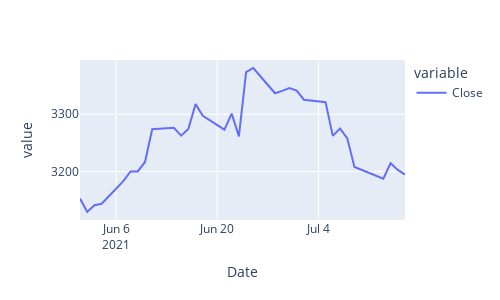

Notebook code cell kept with this figure:
### Code cell
df.Close.plot().update_layout(autosize = False, width=500, height=300)

### Figure 1 — Plotly figure (JSON) as saved in the notebook; plotly's stock layout.template omitted (floating-point values rounded to 4 significant figures)
{"data": [{"hovertemplate": "variable=Close<br>Date=%{x}<br>value=%{y}<extra></extra>", "legendgroup": "Close", "line": {"color": "#636efa", "dash": "solid"}, "mode": "lines", "name": "Close", "orientation": "v", "showlegend": true, "type": "scatter", "x": ["2021-06-01", "2021-06-02", "2021-06-03", "2021-06-04", "2021-06-07", "2021-06-08", "2021-06-09", "2021-06-10", "2021-06-11", "2021-06-14", "2021-06-15", "2021-06-16", "2021-06-17", "2021-06-18", "2021-06-21", "2021-06-22", "2021-06-23", "2021-06-24", "2021-06-25", "2021-06-28", "2021-06-29", "2021-06-30", "2021-07-01", "2021-07-02", "2021-07-05", "2021-07-06", "2021-07-07", "2021-07-08", "2021-07-09", "2021-07-12", "2021-07-13", "2021-07-14", "2021-07-15", "2021-07-16"], "xaxis": "x", "y": [3153, 3129.0, 3141.0, 3144.0, 3183.0, 3200.0, 3200.0, 3217.0, 3274.0, 3276.0, 3263.0, 3274.0, 3318.0, 3297.0, 3273.0, 3301.0, 3261.0, 3374.0, 3381.0, 3337.0, 3341.0, 3346.0, 3342.0, 3325.0, 3321, 3262.0, 3275.0, 3258.0, 3208.0, 3193.0, 3188.0, 3215.0, 3203.0, 3195.0], "yaxis": "y"}], "layout": {"autosize": false, "height": 300, "legend": {"title": {"text": "variable"}, "tracegroupgap": 0}, "margin": {"t": 60}, "width": 500, "xaxis": {"anchor": "y", "domain": [0, 1], "title": {"text": "Date"}}, "yaxis": {"anchor": "x", "domain": [0, 1], "title": {"text": "value"}}}}
